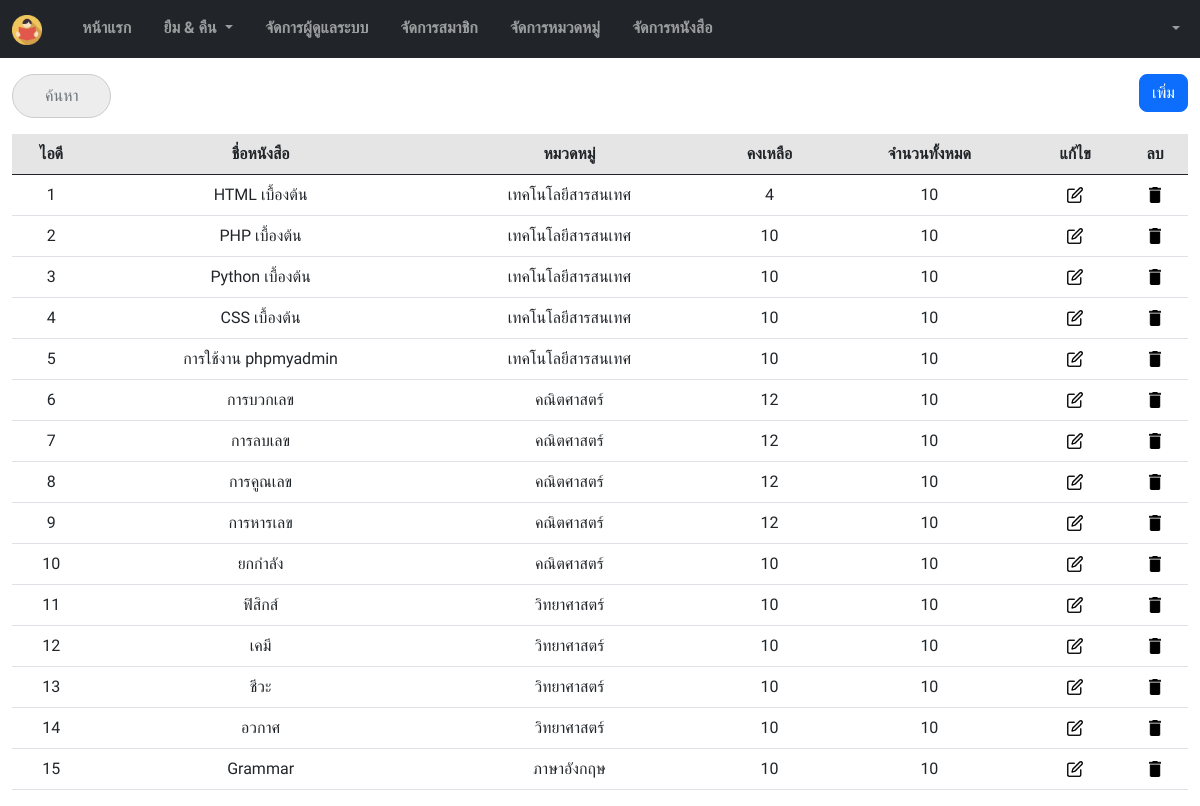
The page /admin/list_book.php on the database its author committed.
### tables this page shows
CREATE TABLE `lib_book` (
  `b_id` int(11) NOT NULL,
  `b_name` varchar(100) NOT NULL,
  `c_id` int(11) NOT NULL,
  `b_remaining` int(11) NOT NULL,
  `b_amount` int(11) NOT NULL
);

CREATE TABLE `lib_category` (
  `c_id` int(11) NOT NULL,
  `c_name` varchar(100) NOT NULL
);

### admin/list_book_db.php (the view, shortened to what this page needs)
<?php
    include('../conn.php');
    $sql = "SELECT * FROM lib_book AS b INNER JOIN lib_category AS c ON b.c_id = c.c_id ORDER BY b_id ASC";
    $result = mysqli_query($con, $sql) or die ("Error in query: $sql" . mysqli_error());
?>
<table class="table table-hover">
    <thead>
        <tr class="table table-active" align="center">
            <th>ไอดี</th>
            <th>ชื่อหนังสือ</th>
            <th>หมวดหมู่</th>
            <th>คงเหลือ</th>
            <th>จำนวนทั้งหมด</th>
            <th>แก้ไข</th>
            <th>ลบ</th>
        </tr>
    </thead>
    <?php foreach($result as $row) { ?>
        <tr align="center">
            <td><?php echo $row['b_id']; ?></td>
            <td><?php echo $row['b_name']; ?></td>
            <td><?php echo $row['c_name']; ?></td>
            <td>
                <?php if($row['b_remaining'] > 0){ echo $row['b_remaining']; } ?>
            </td>
            <td><?php echo $row['b_amount']; ?></td>
            <td><a href="book_db.php?b_id=<?php echo $row['b_id'];?>" data-bs-toggle="modal" data-bs-target="#update<?php echo $row['b_id'];?>"><img src="../img/logo/edit.png" height="16" id="hover"></a></td>
            <td><a href="book_db.php?b_id=<?php echo $row['b_id'];?>" data-bs-toggle="modal" data-bs-target="#delete<?php echo $row['b_id'];?>"><img src="../img/logo/delete.png" height="16" id="hover"></a></td>
        </tr>
    <?php } ?>
</table>

### admin/list_book.php (shortened to what this page needs)
<!DOCTYPE html>
<html lang="en">
<head>
    <?php
        include("head_admin.php");
    ?>
</head>
<body>
    <?php include("nav_admin.php"); ?>
    <div class="container-fluid">
        <div class="row">
            <div class="col-3">
                <form class="d-flex" method="GET" action="list_book.php">
                    <input class="form-control me-2" type="search" name="search_book" placeholder="ค้นหา" aria-label="Search">
                </form>
            </div>
            <div class="col-6">
            </div>
            <div class="col-2"></div>
            <div class="col-1" align="right">
                <button type="button" class="btn btn-primary" data-bs-toggle="modal" data-bs-target="#add">
                    เพิ่ม
                </button>
            </div>
        </div>
        <?php
            $search_book = (isset($_GET['search_book'])? $_GET['search_book'] : '');
            if($search_book!='')
            {
                include('search_book.php');
            }
            else
            {
                include('list_book_db.php');
            }
        ?>
    </div>
</body>
</html>

### admin/head_admin.php (shortened to what this page needs)
<!DOCTYPE html>
<html lang="en">
<head>
    <link rel="stylesheet" href="../css/bootstrap.min.css">
    <link rel="stylesheet" href="../css/style.css">
    <link rel="stylesheet" href="../css/custom.css">
</head>
</html>

### admin/nav_admin.php (shortened to what this page needs)
<!DOCTYPE html>
<html lang="en">
<head>
</head>
<body>
    <nav class="navbar navbar-expand-lg sticky-top navbar-dark bg-dark">
        <div class="container-fluid">
            <div class="collapse navbar-collapse" id="navbarSupportedContent">
                <ul class="navbar-nav me-auto mb-2 mb-lg-0">
                    <a class="navbar-brand"><img src="../img/logo/logo.png" width="30" height="30"></a>&emsp;
                    <li class="nav-item">
                        <a class="nav-link" href="index.php"><b>หน้าแรก</b></a>
                    </li>
                    <li class="nav-item dropdown">
                        <a class="nav-link dropdown-toggle" href="#" id="navbarDropdown" role="button" data-bs-toggle="dropdown" aria-expanded="false">
                            <b>ยืม & คืน</b>
                        </a>
                    </li>
                    <li class="nav-item">
                        <a class="nav-link" href="list_admin.php"><b>จัดการผู้ดูแลระบบ</b></a>
                    </li>
                    <li class="nav-item">
                        <a class="nav-link" href="list_member.php"><b>จัดการสมาชิก</b></a>
                    </li>
                    <li class="nav-item">
                        <a class="nav-link" href="list_cate.php"><b>จัดการหมวดหมู่</b></a>
                    </li>
                    <li class="nav-item">
                        <a class="nav-link" href="list_book.php"><b>จัดการหนังสือ</b></a>
                    </li>
                </ul>
                <ul class="navbar-nav">
                    <li class="nav-item dropdown">
                        <a class="nav-link dropdown-toggle" href="#" id="navbarDropdownMenuLink" role="button" data-bs-toggle="dropdown" data-bs-display="static" aria-expanded="false">
                        </a>
                    </li>
                </ul>
            </div>
        </div>
    </nav>
</body>
</html>

### css/style.css (style rules this page uses)
body { font-family: 'Mali', cursive; }
input { outline: none; }
input[type=search] { -webkit-appearance: textfield; -webkit-box-sizing: content-box; font-family: inherit; font-size: 100%; }
input[type=search] { background: #ededed url(https://static.tumblr.com/ftv85bp/MIXmud4tx/search-icon.png) no-repeat 9px center; border: solid 1px #ccc; padding: 9px 10px 9px 32px; width: 55px; -webkit-border-radius: 10em; -moz-border-radius: 10em; border-radius: 10em; -webkit-transition: all .5s; -moz-transition: all .5s; transition: all .5s; }

### css/custom.css (style rules this page uses)
.form-control { border-radius: .5rem; }
.btn { border-radius: .5rem; transition: .25s; }
img { transition: .5s; }

### rows shown on the page
lib_book: b_id "1", b_name "HTML เบื้องต้น", c.c_name "เทคโนโลยีสารสนเทศ", b_remaining "4", b_amount "10"
lib_book: b_id "2", b_name "PHP เบื้องต้น", c.c_name "เทคโนโลยีสารสนเทศ", b_remaining "10", b_amount "10"
lib_book: b_id "3", b_name "Python เบื้องต้น", c.c_name "เทคโนโลยีสารสนเทศ", b_remaining "10", b_amount "10"
lib_book: b_id "4", b_name "CSS เบื้องต้น", c.c_name "เทคโนโลยีสารสนเทศ", b_remaining "10", b_amount "10"
lib_book: b_id "5", b_name "การใช้งาน phpmyadmin", c.c_name "เทคโนโลยีสารสนเทศ", b_remaining "10", b_amount "10"
lib_book: b_id "6", b_name "การบวกเลข", c.c_name "คณิตศาสตร์", b_remaining "12", b_amount "10"
lib_book: b_id "7", b_name "การลบเลข", c.c_name "คณิตศาสตร์", b_remaining "12", b_amount "10"
lib_book: b_id "8", b_name "การคูณเลข", c.c_name "คณิตศาสตร์", b_remaining "12", b_amount "10"
lib_book: b_id "9", b_name "การหารเลข", c.c_name "คณิตศาสตร์", b_remaining "12", b_amount "10"
lib_book: b_id "10", b_name "ยกกำลัง", c.c_name "คณิตศาสตร์", b_remaining "10", b_amount "10"
lib_book: b_id "11", b_name "ฟิสิกส์", c.c_name "วิทยาศาสตร์", b_remaining "10", b_amount "10"
lib_book: b_id "12", b_name "เคมี", c.c_name "วิทยาศาสตร์", b_remaining "10", b_amount "10"
lib_book: b_id "13", b_name "ชีวะ", c.c_name "วิทยาศาสตร์", b_remaining "10", b_amount "10"
lib_book: b_id "14", b_name "อวกาศ", c.c_name "วิทยาศาสตร์", b_remaining "10", b_amount "10"
lib_book: b_id "15", b_name "Grammar", c.c_name "ภาษาอังกฤษ", b_remaining "10", b_amount "10"
